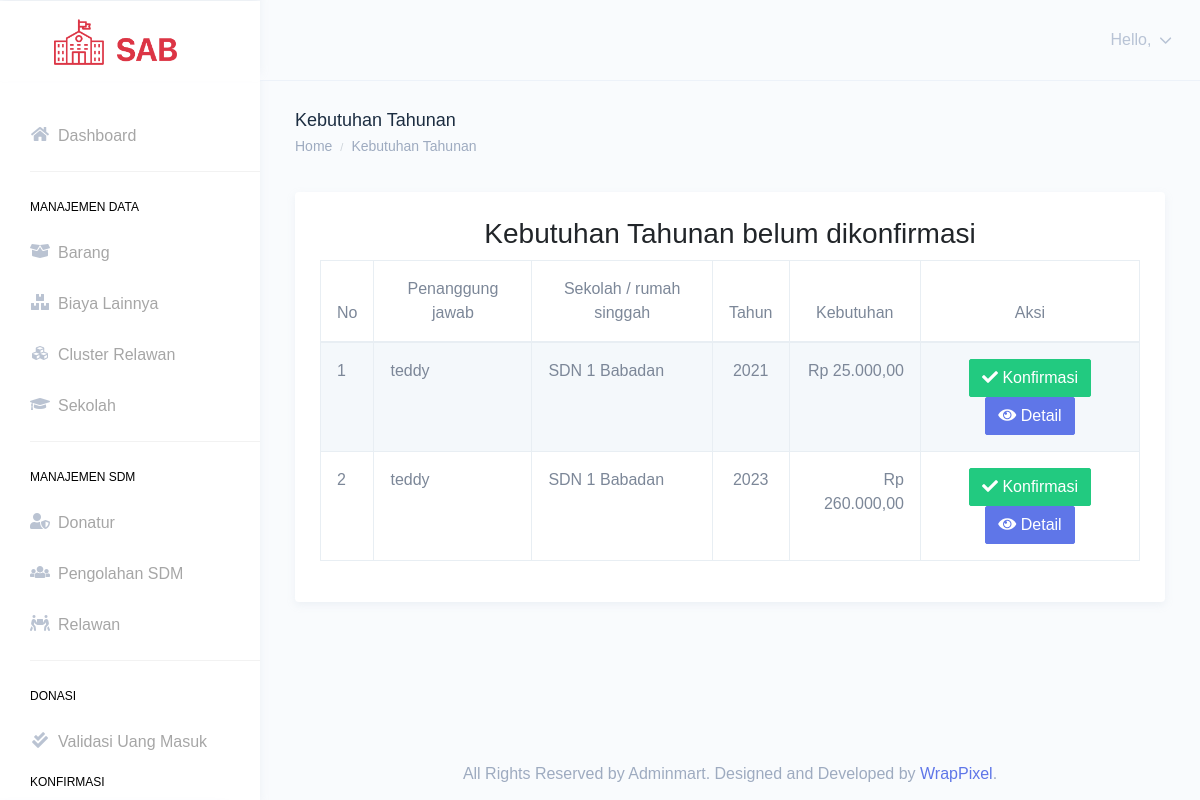
The page /index.php/bantuan_sekolah on the database its author committed.
### tables this page shows
CREATE TABLE `kebutuhan_tahunan` (
  `id` int(11) NOT NULL,
  `id_relawan` int(11) NOT NULL,
  `id_sekolah` int(11) NOT NULL,
  `tahun` char(4) NOT NULL,
  `total_kebutuhan` decimal(10,0) NOT NULL,
  `deskripsi` varchar(255) NOT NULL,
  `kt_status` enum('Draft','Menunggu Persetujuan','Disetujui','Ditolak') NOT NULL DEFAULT 'Draft',
  `laporan_pertanggung_jawaban` varchar(100) DEFAULT NULL,
  `creaby` varchar(100) NOT NULL,
  `creadate` datetime NOT NULL DEFAULT current_timestamp(),
  `modiby` varchar(100) NOT NULL,
  `modidate` datetime NOT NULL DEFAULT current_timestamp(),
  `row_status` enum('A','D') NOT NULL
);

CREATE TABLE `relawan` (
  `id_relawan` int(11) NOT NULL,
  `id_cluster_relawan` int(11) NOT NULL,
  `id_sekolah` int(11) DEFAULT NULL,
  `id_user_login` int(11) NOT NULL,
  `nik` varchar(100) NOT NULL,
  `nama_relawan` varchar(100) NOT NULL,
  `jenis_kelamin` enum('L','P') NOT NULL,
  `no_telepon` varchar(20) NOT NULL,
  `email` varchar(100) NOT NULL,
  `tempat_lahir` varchar(100) NOT NULL,
  `tanggal_lahir` datetime NOT NULL DEFAULT current_timestamp(),
  `creaby` varchar(100) NOT NULL,
  `creadate` datetime NOT NULL DEFAULT current_timestamp(),
  `modiby` varchar(100) NOT NULL,
  `modidate` datetime NOT NULL DEFAULT current_timestamp(),
  `row_status` enum('A','D') NOT NULL
);

CREATE TABLE `sekolah` (
  `id_sekolah` int(11) NOT NULL,
  `nama_sekolah` varchar(100) NOT NULL,
  `jenis_sekolah` enum('Rumah Singgah','Sekolah Pedalaman') NOT NULL,
  `alamat` varchar(255) NOT NULL,
  `provinsi` varchar(100) NOT NULL,
  `kota` varchar(100) NOT NULL,
  `creaby` varchar(100) NOT NULL,
  `creadate` datetime NOT NULL DEFAULT current_timestamp(),
  `modiby` varchar(100) NOT NULL,
  `modidate` datetime NOT NULL DEFAULT current_timestamp(),
  `row_status` enum('A','D') NOT NULL
);

### application/controllers/Bantuan_sekolah.php (called while the page is built, shortened)
<?php
class Bantuan_sekolah extends CI_Controller
{
	public function __construct()
	{
		$this->load->model('kebutuhan_tahunan_model');
		$this->load->model('sekolah_model');
		$this->load->model('relawan_model');
		$this->load->model('barang_model');
		$this->load->model('biaya_lainnya_model');
		$this->load->model('kt_barang_model');
		$this->load->model('kt_biaya_lainnya_model');
	}
	private function getKaryawanName()
	{
		$this->load->model('karyawan_model');
		$user_id = $this->session->user_id;
		$karyawan = $this->karyawan_model->getKaryawanByUserLoginId($user_id);
		return $karyawan->nama_karyawan;
	}
	private function getKaryawanRole()
	{
		$this->load->model('karyawan_model');
		$user_id = $this->session->user_id;
		$karyawan = $this->karyawan_model->getKaryawanByUserLoginId($user_id);
		return $karyawan->jabatan_karyawan;
	}
	public function index()
	{
		$header['title'] = 'Konfirmasi Kebutuhan';
		$header['name'] =  $this->getKaryawanName();
		$header['role'] =  $this->getKaryawanRole();
		$this->load->view('templates/admin_header', $header);
		$data_kebutuhan_tahunan = $this->kebutuhan_tahunan_model->getAllDataNotConfirm();
		$data_sekolah = $this->sekolah_model->getSekolah();
		$data_relawan = $this->relawan_model->getAll();
		$data['kebutuhan_tahunan'] = $data_kebutuhan_tahunan;
		$data['sekolah'] = $data_sekolah;
		$data['relawan'] = $data_relawan;
		$this->load->view('bantuan_sekolah/index', $data);
		$this->load->view('templates/footer');
	}
}

### index.php (called while the page is built, shortened)
<?php
require_once BASEPATH.'core/CodeIgniter.php';

### application/models/relawan_model.php (called while the page is built, shortened)
<?php
class Relawan_model extends CI_Model
{
    private $_table = "relawan";
    public function getAll()
    {
        return $this->db
            ->where('row_status', 'A')
            ->order_by('nama_relawan', 'asc')
            ->get($this->_table)
            ->result();
    }
}

### application/models/kebutuhan_tahunan_model.php (called while the page is built, shortened)
<?php
class kebutuhan_tahunan_model extends CI_Model
{
    private $_table = "kebutuhan_tahunan";
    public function getAllDataNotConfirm()
    {
        $query = $this->db
            ->from($this->_table)
            ->where(['kt_status' => 'Menunggu Persetujuan'])
            ->order_by('tahun', 'asc')
            ->get();
        return $query->result();
    }
}

### application/models/sekolah_model.php (called while the page is built, shortened)
<?php
class sekolah_model extends CI_Model
{
    private $_table = "sekolah";
    public function getSekolah()
    {
        $query = $this->db
            ->from($this->_table)
            ->where(['row_status' => 'A'])
            ->order_by('jenis_sekolah', 'asc')
            ->get();
        return $query->result();
    }
}

### application/views/bantuan_sekolah/index.php (the view, shortened to what this page needs)
<div class="page-breadcrumb">
    <div class="row">
        <div class="col-7 align-self-center">
            <h4 class="page-title text-truncate text-dark font-weight-medium mb-1">Kebutuhan Tahunan</h4>
            <div class="d-flex align-items-center">
                <nav aria-label="breadcrumb">
                    <ol class="breadcrumb m-0 p-0">
                        <li class="breadcrumb-item"><a href="index.html" class="text-muted">Home</a></li>
                        <li class="breadcrumb-item text-muted active" aria-current="page">Kebutuhan Tahunan</li>
                    </ol>
                </nav>
            </div>
        </div>
    </div>
</div>
<div class="container-fluid">
    <div class="row">
        <div class="col-12">
            <div class="card">
                <div class="card-body">
                    <h4 class="card-title text-center" style="font-size: 28px;">Kebutuhan Tahunan belum dikonfirmasi</h4>
                    <div class="table-responsive">
                        <table id="master-data" class="table table-striped table-bordered table">
                            <thead>
                                <tr>
                                    <th class="text-center">No</th>
                                    <th class="text-center">Penanggung jawab</th>
                                    <th class="text-center">Sekolah / rumah singgah</th>
                                    <th class="text-center">Tahun</th>
                                    <th class="text-center">Kebutuhan</th>
                                    <th class="text-center">Aksi</th>
                                </tr>
                            </thead>
                            <tbody>
                                <?php $i = 0; ?>
                                <?php
                                foreach ($kebutuhan_tahunan as $k) {
                                ?>
                                        <tr>
                                            <td>
                                                <?php
                                                $i++;
                                                echo $i;
                                                ?>
                                            </td>
                                            <td>
											<?php
												foreach($relawan as $r){
													if($r->id_relawan == $k->id_relawan){
														echo $r->nama_relawan;
													}
												}
											?>
											</td>
                                            <td>
											<?php
												foreach($sekolah as $s){
													if($s->id_sekolah == $k->id_sekolah){
														echo $s->nama_sekolah;
													}
												}
											?>
											</td>
											<td align="center">
												<?=$k->tahun?>
											</td>
                                            <td align="right">
												<?php echo 'Rp '.number_format($k->total_kebutuhan,2,',','.'); ?>
											</td>
                                            <td align="center">
												<form action="<?php echo base_url('bantuan_sekolah/page_konfirmasi') ?>" method="post"  class="d-inline">
													<button class="btn btn-success"><span class="fa fa-check"></span> Konfirmasi</button>
												</form>
												<form action="<?php echo base_url('bantuan_sekolah/detail') ?>" method="post" class="d-inline">
													<button class="btn btn-primary"><span class="fa fa-eye"></span> Detail</button>
												</form>
                                            </td>
                                        </tr>
                                <?php
                                }
								?>
                            </tbody>
                        </table>
                    </div>
                </div>
            </div>
        </div>
    </div>
</div>

### rows shown on the page
kebutuhan_tahunan: tahun "2021", total_kebutuhan "25.000,00"
relawan: nama_relawan "teddy"
sekolah: nama_sekolah "SDN 1 Babadan"
kebutuhan_tahunan: tahun "2023", total_kebutuhan "260.000,00"
